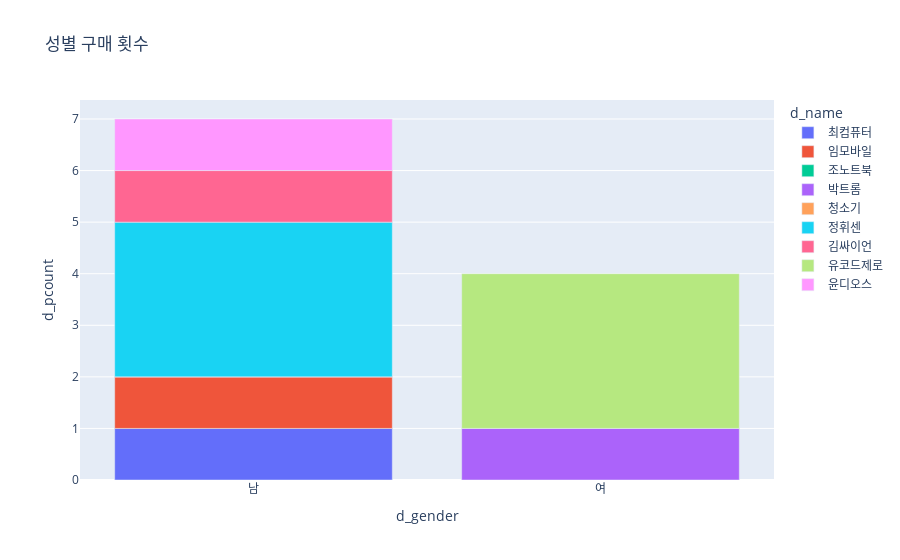
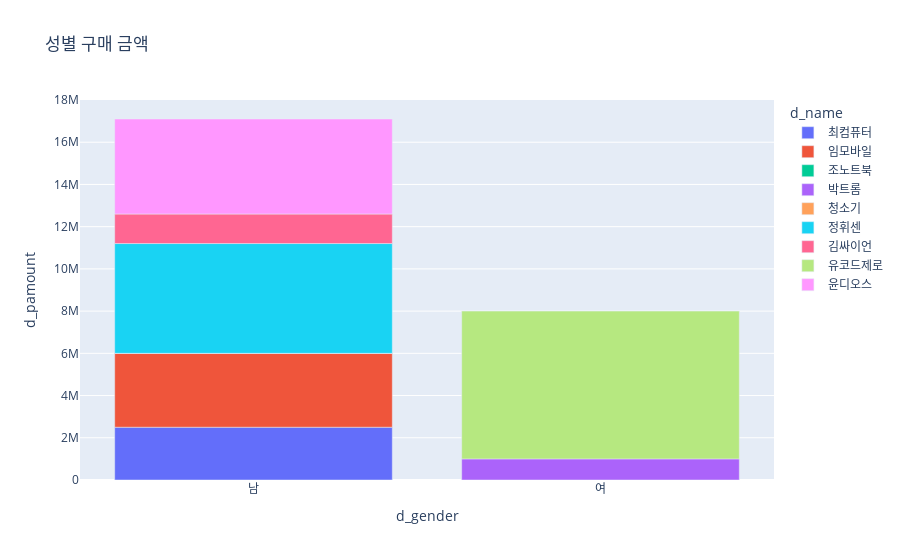

Source (notebook cell) for these figures, in order:
### Code cell
import plotly.express as px

fig = px.bar(gender, x="d_gender", y="d_pcount", color="d_name", title="성별 구매 횟수")
fig.show()

fig = px.bar(gender, x="d_gender", y="d_pamount", color="d_name", title="성별 구매 금액")
fig.show()

### Figure 1 — Plotly figure (JSON) as saved in the notebook; plotly's stock layout.template omitted (floating-point values rounded to 4 significant figures)
{"data": [{"alignmentgroup": "True", "hovertemplate": "d_name=최컴퓨터<br>d_gender=%{x}<br>d_pcount=%{y}<extra></extra>", "legendgroup": "최컴퓨터", "marker": {"color": "#636efa", "pattern": {"shape": ""}}, "name": "최컴퓨터", "offsetgroup": "최컴퓨터", "orientation": "v", "showlegend": true, "textposition": "auto", "type": "bar", "x": ["남"], "xaxis": "x", "y": [1], "yaxis": "y"}, {"alignmentgroup": "True", "hovertemplate": "d_name=임모바일<br>d_gender=%{x}<br>d_pcount=%{y}<extra></extra>", "legendgroup": "임모바일", "marker": {"color": "#EF553B", "pattern": {"shape": ""}}, "name": "임모바일", "offsetgroup": "임모바일", "orientation": "v", "showlegend": true, "textposition": "auto", "type": "bar", "x": ["남"], "xaxis": "x", "y": [1], "yaxis": "y"}, {"alignmentgroup": "True", "hovertemplate": "d_name=조노트북<br>d_gender=%{x}<br>d_pcount=%{y}<extra></extra>", "legendgroup": "조노트북", "marker": {"color": "#00cc96", "pattern": {"shape": ""}}, "name": "조노트북", "offsetgroup": "조노트북", "orientation": "v", "showlegend": true, "textposition": "auto", "type": "bar", "x": ["여"], "xaxis": "x", "y": [0], "yaxis": "y"}, {"alignmentgroup": "True", "hovertemplate": "d_name=박트롬<br>d_gender=%{x}<br>d_pcount=%{y}<extra></extra>", "legendgroup": "박트롬", "marker": {"color": "#ab63fa", "pattern": {"shape": ""}}, "name": "박트롬", "offsetgroup": "박트롬", "orientation": "v", "showlegend": true, "textposition": "auto", "type": "bar", "x": ["여"], "xaxis": "x", "y": [1], "yaxis": "y"}, {"alignmentgroup": "True", "hovertemplate": "d_name=청소기<br>d_gender=%{x}<br>d_pcount=%{y}<extra></extra>", "legendgroup": "청소기", "marker": {"color": "#FFA15A", "pattern": {"shape": ""}}, "name": "청소기", "offsetgroup": "청소기", "orientation": "v", "showlegend": true, "textposition": "auto", "type": "bar", "x": ["남"], "xaxis": "x", "y": [0], "yaxis": "y"}, {"alignmentgroup": "True", "hovertemplate": "d_name=정휘센<br>d_gender=%{x}<br>d_pcount=%{y}<extra></extra>", "legendgroup": "정휘센", "marker": {"color": "#19d3f3", "pattern": {"shape": ""}}, "name": "정휘센", "offsetgroup": "정휘센", "orientation": "v", "showlegend": true, "textposition": "auto", "type": "bar", "x": ["남"], "xaxis": "x", "y": [3], "yaxis": "y"}, {"alignmentgroup": "True", "hovertemplate": "d_name=김싸이언<br>d_gender=%{x}<br>d_pcount=%{y}<extra></extra>", "legendgroup": "김싸이언", "marker": {"color": "#FF6692", "pattern": {"shape": ""}}, "name": "김싸이언", "offsetgroup": "김싸이언", "orientation": "v", "showlegend": true, "textposition": "auto", "type": "bar", "x": ["남"], "xaxis": "x", "y": [1], "yaxis": "y"}, {"alignmentgroup": "True", "hovertemplate": "d_name=유코드제로<br>d_gender=%{x}<br>d_pcount=%{y}<extra></extra>", "legendgroup": "유코드제로", "marker": {"color": "#B6E880", "pattern": {"shape": ""}}, "name": "유코드제로", "offsetgroup": "유코드제로", "orientation": "v", "showlegend": true, "textposition": "auto", "type": "bar", "x": ["여"], "xaxis": "x", "y": [3], "yaxis": "y"}, {"alignmentgroup": "True", "hovertemplate": "d_name=윤디오스<br>d_gender=%{x}<br>d_pcount=%{y}<extra></extra>", "legendgroup": "윤디오스", "marker": {"color": "#FF97FF", "pattern": {"shape": ""}}, "name": "윤디오스", "offsetgroup": "윤디오스", "orientation": "v", "showlegend": true, "textposition": "auto", "type": "bar", "x": ["남"], "xaxis": "x", "y": [1], "yaxis": "y"}], "layout": {"autosize": true, "barmode": "relative", "legend": {"title": {"text": "d_name"}, "tracegroupgap": 0}, "title": {"text": "성별 구매 횟수"}, "xaxis": {"anchor": "y", "autorange": true, "domain": [0, 1], "range": [-0.5, 1.5], "title": {"text": "d_gender"}, "type": "category"}, "yaxis": {"anchor": "x", "autorange": true, "domain": [0, 1], "range": [0, 7.368], "title": {"text": "d_pcount"}, "type": "linear"}}}

### Figure 2 — Plotly figure (JSON) as saved in the notebook; plotly's stock layout.template omitted (floating-point values rounded to 4 significant figures)
{"data": [{"alignmentgroup": "True", "hovertemplate": "d_name=최컴퓨터<br>d_gender=%{x}<br>d_pamount=%{y}<extra></extra>", "legendgroup": "최컴퓨터", "marker": {"color": "#636efa", "pattern": {"shape": ""}}, "name": "최컴퓨터", "offsetgroup": "최컴퓨터", "orientation": "v", "showlegend": true, "textposition": "auto", "type": "bar", "x": ["남"], "xaxis": "x", "y": [2500000], "yaxis": "y"}, {"alignmentgroup": "True", "hovertemplate": "d_name=임모바일<br>d_gender=%{x}<br>d_pamount=%{y}<extra></extra>", "legendgroup": "임모바일", "marker": {"color": "#EF553B", "pattern": {"shape": ""}}, "name": "임모바일", "offsetgroup": "임모바일", "orientation": "v", "showlegend": true, "textposition": "auto", "type": "bar", "x": ["남"], "xaxis": "x", "y": [3500000], "yaxis": "y"}, {"alignmentgroup": "True", "hovertemplate": "d_name=조노트북<br>d_gender=%{x}<br>d_pamount=%{y}<extra></extra>", "legendgroup": "조노트북", "marker": {"color": "#00cc96", "pattern": {"shape": ""}}, "name": "조노트북", "offsetgroup": "조노트북", "orientation": "v", "showlegend": true, "textposition": "auto", "type": "bar", "x": ["여"], "xaxis": "x", "y": [0], "yaxis": "y"}, {"alignmentgroup": "True", "hovertemplate": "d_name=박트롬<br>d_gender=%{x}<br>d_pamount=%{y}<extra></extra>", "legendgroup": "박트롬", "marker": {"color": "#ab63fa", "pattern": {"shape": ""}}, "name": "박트롬", "offsetgroup": "박트롬", "orientation": "v", "showlegend": true, "textposition": "auto", "type": "bar", "x": ["여"], "xaxis": "x", "y": [1000000], "yaxis": "y"}, {"alignmentgroup": "True", "hovertemplate": "d_name=청소기<br>d_gender=%{x}<br>d_pamount=%{y}<extra></extra>", "legendgroup": "청소기", "marker": {"color": "#FFA15A", "pattern": {"shape": ""}}, "name": "청소기", "offsetgroup": "청소기", "orientation": "v", "showlegend": true, "textposition": "auto", "type": "bar", "x": ["남"], "xaxis": "x", "y": [0], "yaxis": "y"}, {"alignmentgroup": "True", "hovertemplate": "d_name=정휘센<br>d_gender=%{x}<br>d_pamount=%{y}<extra></extra>", "legendgroup": "정휘센", "marker": {"color": "#19d3f3", "pattern": {"shape": ""}}, "name": "정휘센", "offsetgroup": "정휘센", "orientation": "v", "showlegend": true, "textposition": "auto", "type": "bar", "x": ["남"], "xaxis": "x", "y": [5200000], "yaxis": "y"}, {"alignmentgroup": "True", "hovertemplate": "d_name=김싸이언<br>d_gender=%{x}<br>d_pamount=%{y}<extra></extra>", "legendgroup": "김싸이언", "marker": {"color": "#FF6692", "pattern": {"shape": ""}}, "name": "김싸이언", "offsetgroup": "김싸이언", "orientation": "v", "showlegend": true, "textposition": "auto", "type": "bar", "x": ["남"], "xaxis": "x", "y": [1400000], "yaxis": "y"}, {"alignmentgroup": "True", "hovertemplate": "d_name=유코드제로<br>d_gender=%{x}<br>d_pamount=%{y}<extra></extra>", "legendgroup": "유코드제로", "marker": {"color": "#B6E880", "pattern": {"shape": ""}}, "name": "유코드제로", "offsetgroup": "유코드제로", "orientation": "v", "showlegend": true, "textposition": "auto", "type": "bar", "x": ["여"], "xaxis": "x", "y": [7000000], "yaxis": "y"}, {"alignmentgroup": "True", "hovertemplate": "d_name=윤디오스<br>d_gender=%{x}<br>d_pamount=%{y}<extra></extra>", "legendgroup": "윤디오스", "marker": {"color": "#FF97FF", "pattern": {"shape": ""}}, "name": "윤디오스", "offsetgroup": "윤디오스", "orientation": "v", "showlegend": true, "textposition": "auto", "type": "bar", "x": ["남"], "xaxis": "x", "y": [4500000], "yaxis": "y"}], "layout": {"autosize": true, "barmode": "relative", "legend": {"title": {"text": "d_name"}, "tracegroupgap": 0}, "title": {"text": "성별 구매 금액"}, "xaxis": {"anchor": "y", "autorange": true, "domain": [0, 1], "range": [-0.5, 1.5], "title": {"text": "d_gender"}, "type": "category"}, "yaxis": {"anchor": "x", "autorange": true, "domain": [0, 1], "range": [0, 18000000], "title": {"text": "d_pamount"}, "type": "linear"}}}
